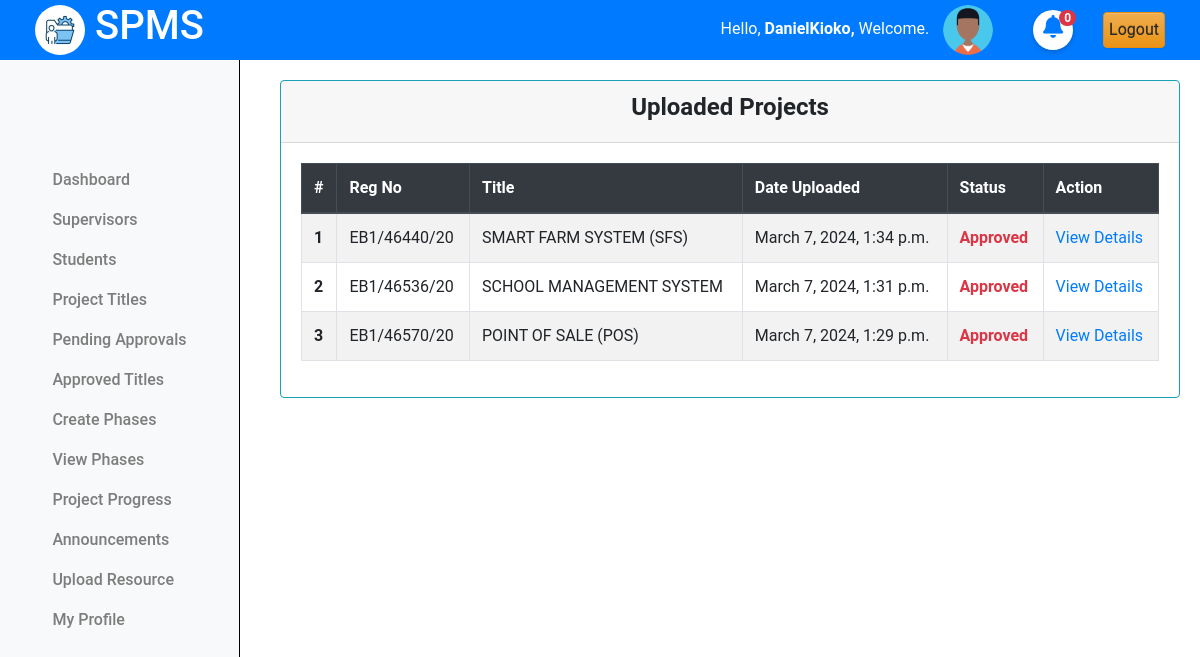
/coordinator/view_projects/ (signed in), run on the app's committed database.
### projectsApp/models.py (models this page shows, shortened)
class Coordinator(AbstractUser):
    pass

class Projects(models.Model):
    student = models.ForeignKey(Student, on_delete=models.CASCADE)
    title = models.CharField(max_length=255)
    description = models.TextField()
    objectives = models.TextField()
    lecturer = models.ForeignKey(Lecturer, on_delete=models.SET_NULL, null=True, blank=True)
    status = models.CharField(max_length=50, choices=[
        ('pending', 'Pending'),
        ('approved', 'Approved'),
        ('rejected', 'Rejected')
    ], default='pending')
    created_at = models.DateTimeField(auto_now_add=True)
    updated_at = models.DateTimeField(auto_now=True)

class Student(models.Model):
    regno = models.CharField(max_length=255, unique=True)
    email = models.EmailField(max_length=255, unique=True)
    name = models.CharField(max_length=255)
    phone_number = models.IntegerField(null=True, blank=True)
    intake_year = models.PositiveSmallIntegerField(default=2024)
    password = models.CharField(max_length=128, null=False, blank=False)
    user_id = models.AutoField(primary_key=True)
    last_login = models.DateTimeField(blank=True, null=True)
    USERNAME_FIELD = 'email'
    REQUIRED_FIELDS = ['regno', 'name', 'phone_number']
    class Meta:
        db_table = "students"

### projectsApp/AccessControl.py (the view)
    @login_required
    def wrapper(request, *args, **kwargs):
        if not isinstance(request.user, Coordinator):
            return redirect('cordinator_login')
        return function(request, *args, **kwargs)

### projectsApp/AccessControl.py (called while the page is built)
def coordinator_required(function):
    @login_required
    def wrapper(request, *args, **kwargs):
        if not isinstance(request.user, Coordinator):
            return redirect('cordinator_login')
        return function(request, *args, **kwargs)
    return wrapper

### projectsApp/context_processors.py (called while the page is built)
def unread_notifications(request):
    if request.user.is_authenticated:
        if hasattr(request.user, 'student'):
            student = request.user
            unread_notifications = Notifications.objects.filter(recipient=student, read=False).count()
            unread_feedbacks = CoordinatorFeedbacks.objects.filter(project__student=student, read=False).count()
            total_unread = unread_notifications + unread_feedbacks
        else:
            total_unread = 0
    else:
        total_unread = 0
    return {'total_unread': total_unread}

### projectsApp/views.py (called while the page is built)
@coordinator_required
def view_projects(request):
    projects = Projects.objects.all().order_by('-created_at')
    for i,project in enumerate(projects):
        project.index = i+1
        student = project.student
        project.reg_number = student.regno
    context = {'projects':projects}
    return render(request, 'cordinator/projects.html',context)

### projectsApp/templates/cordinator/projects.html
{% extends 'base.html' %}
{% load static %}
{% block content %}
{% include 'column1_cord.html' %}
<div class="content">
    <div class="container-fluid">
        <div class="row">
            <div class="card border-info">
                <div class="card-header text-center">
                    <h4><b>Uploaded Projects</b></h4>
                </div>
                <div class="card-body">
                    <table class="table table-bordered table-hover  table-striped border-info">
                        <thead class="thead-dark">
                            <tr>
                                <th scope="col">#</th>
                                <th scope="col">Reg No</th>
                                <th scope="col">Title</th>
                                <th scope="col">Date Uploaded</th>
                                <th scope="col">Status</th>
                                <th scope="col">Action</th>
                            </tr>
                        </thead>
                        <tbody>
                            {% if projects.exists %}
                                {% for project in projects %}
                                    <tr>
                                        <th scope="row">{{project.index}}</th>
                                        <td>{{project.reg_number|upper}}</td>
                                        <td>{{project.title|upper}}</td>
                                        <td>{{project.created_at}}</td>
                                        <td class="text-danger "><b>{{project.status|title}}</b></td>
                                        <td><a href="{% url "view_project_details" project.id%}"> View Details </a></td>
                                    </tr>
                            {% endfor %}
                            {% else %}
                                <tr>
                                    <td colspan="6" class="text-center text-danger">No Uploaded projects found.</td>
                                </tr>
                            {% endif %}
                        </tbody>
                    </table>
                </div>
            </div>
        </div>
    </div>
</div>
<link rel="stylesheet" href="{% static 'css/mystudents.css' %}">
{% endblock %}

### projectsApp/templates/base.html (shortened to what this page needs)
{% load static %}
<!doctype html>
<html class="no-js h-100" lang="en">
  <head>
    <link href="https://use.fontawesome.com/releases/v5.0.6/css/all.css" rel="stylesheet">
    <link href="https://stackpath.bootstrapcdn.com/bootstrap/4.5.2/css/bootstrap.min.css" rel="stylesheet">
    <link rel="stylesheet" href="https://cdn.jsdelivr.net/npm/bootstrap@3.3.7/dist/css/bootstrap-theme.min.css">
</head>
<body>
    <header>
        <div class="container-fluid">
            <div class="row align-items-center">
                <div class="col-md-3">
                    <div class="left">
                        <img src="{% static 'images/logo.jpg' %}" alt="Logo" class="logo">
                        <h1>SPMS</h1>
                    </div>
                </div>
                <div class="col-md-9 d-flex justify-content-end">
                    <div class="row align-items-center">
                        <div class="col-auto">
                            <span class="username mb-3" style="padding:10px;">
                                Hello,
                                <strong>
                                    {% if request.user.is_authenticated %}
                                        {% if request.user.is_staff %}
                                            {{ request.user.username }},
                                        {% else %}
                                            {{ request.user.name }},
                                        {% endif %}
                                    {% else %}
                                        Guest,
                                    {% endif %}
                                </strong>
                                Welcome.
                            </span>
                            <img src="{% static 'images/profile.png'%}" alt="Profile Picture" class="profile-pic">
                        </div>
                        <div class="col-auto position-relative">
                            <i class="fas fa-bell mb-3 mt-3" id="notifications" style="font-size:23px; padding:5px;"></i>
                            <span class="position-absolute mt-3 start-100 translate-middle badge rounded-pill bg-danger" id="unread-count">
                                {{ total_unread }}
                            </span>
                        </div>
                        <div class="col-auto">
                            <a href="{% url 'logout' %}" class="btn btn-warning" style="padding:5px;">Logout</a>
                        </div>
                    </div>
                </div>
            </div>
        </div>
    </header>
    {% block content %}
    {% endblock %}
</body>
</html>

### projectsApp/static/css/mystudents.css (style rules this page uses)
.content { margin-left: 250px; padding: 20px; margin-top: 60px; }
.card { width: 100%; margin-left: 10px; }

### projectsApp/templates/base.html (style rules this page uses)
body { font-family: 'Roboto', sans-serif; margin: 0; padding: 0; }
header { background-color: #007BFF; color: white; display: flex; justify-content: space-between; align-items: center; text-align: center; padding: 10px 20px; z-index: 20; position: fixed; top: 0; left: 0; width: 100%; height: 60px; }
header .left { display: flex; align-items: center; }
header .logo { width: 50px; height: 50px; margin-right: 10px; border-radius: 50%; }
header .profile-pic { width: 50px; height: 50px; border-radius: 50%; margin-right: 10px; }
#unread-count { position: fixed; right: 12px; color: white; font-size: 12px; font-weight: bold; border-radius: 50%; padding: 2px 5px; }
#notifications { width:40px; height:40px; background:#fff; border-radius:50%; box-sizing:border-box; text-align:center; color: #007bff; box-shadow:0 2px 5px rgba(0,0,0,.2); }

### data on the page
Coordinator: user.username "DanielKioko"
Projects: index "1", reg_number "EB1/46440/20", title "SMART FARM SYSTEM (SFS)", created_at "March 7, 2024, 1:34 p.m.", status "Approved"
Projects: index "2", reg_number "EB1/46536/20", title "SCHOOL MANAGEMENT SYSTEM", created_at "March 7, 2024, 1:31 p.m.", status "Approved"
Projects: index "3", reg_number "EB1/46570/20", title "POINT OF SALE (POS)", created_at "March 7, 2024, 1:29 p.m.", status "Approved"

### other printed values
{{ total_unread }} "0"
